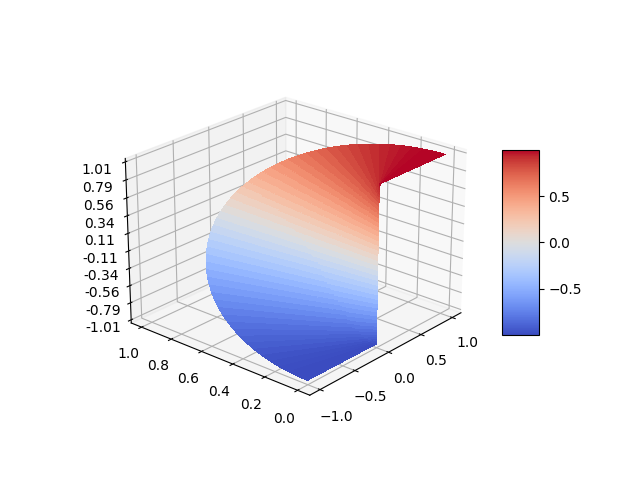

This figure's Python source:
import matplotlib.pyplot as plt
import numpy as np

from matplotlib import cm
from matplotlib.ticker import LinearLocator
from cmath import pi

def f(x):    
    return x/np.sqrt(1 + x**2) 

def g(y):    
    return y/np.sqrt(1 - y**2) 

fig, ax = plt.subplots(subplot_kw={"projection": "3d"})
granularity = 0.001

numberOfPoints = 1/granularity - 2

# Make data.
radius = np.arange(granularity, 1- granularity, granularity)



# Make data

angle = np.arange(granularity, pi-granularity , (pi-granularity)/numberOfPoints)
T = np.outer(radius , np.cos(angle))
U = np.outer(radius, np.sin(angle))
X = np.outer(g(radius) , np.cos(angle))
Y = np.outer(g(radius), np.sin(angle))
Z = f(X/Y)
# Plot the surface.
surf1 = ax.plot_surface(T, U, Z, cmap=cm.coolwarm,
                       linewidth=0, antialiased=False)

# Make data.
angle = np.arange(pi + granularity, 2* pi-granularity , 
                 (pi-granularity)/numberOfPoints)

# Make data
T = np.outer(radius , np.cos(angle))
U = np.outer(radius, np.sin(angle))
X = np.outer(g(radius) , np.cos(angle))
Y = np.outer(g(radius), np.sin(angle))
Z = f(X/Y)
# Plot the surface.
#surf2 = ax.plot_surface(T, U, Z, cmap=cm.coolwarm,
#                       linewidth=0, antialiased=False)

# Customize the z axis.
ax.set_zlim(-1.01, 1.01)
ax.zaxis.set_major_locator(LinearLocator(10))
# A StrMethodFormatter is used automatically
ax.zaxis.set_major_formatter('{x:.02f}')

# Add a color bar which maps values to colors.
fig.colorbar(surf1, shrink=0.5, aspect=5)

plt.show()
